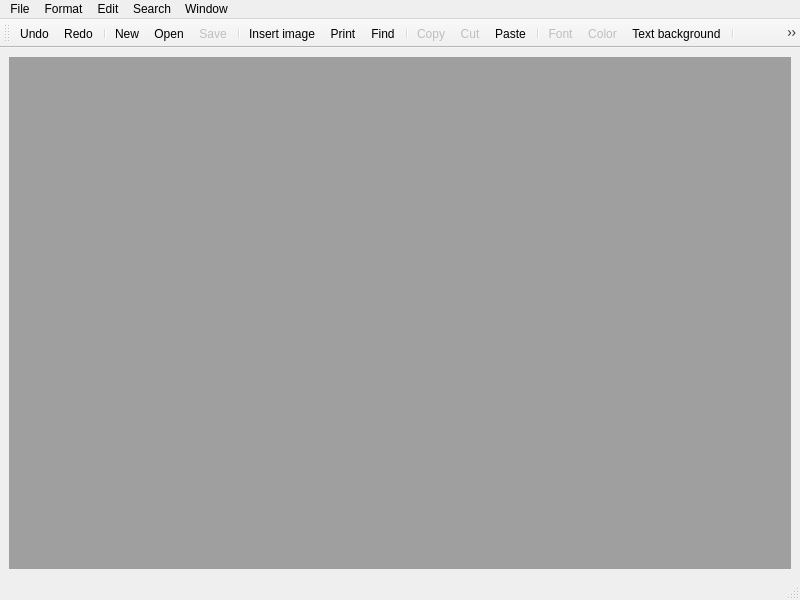
<?xml version="1.0" encoding="UTF-8"?>
<ui version="4.0">
 <class>MainWindow</class>
 <widget class="QMainWindow" name="MainWindow">
  <property name="geometry">
   <rect>
    <x>0</x>
    <y>0</y>
    <width>800</width>
    <height>600</height>
   </rect>
  </property>
  <property name="windowTitle">
   <string>Notepad</string>
  </property>
  <widget class="QWidget" name="centralwidget">
   <layout class="QGridLayout" name="gridLayout">
    <item row="1" column="0">
     <widget class="QMdiArea" name="mdiArea">
      <property name="viewMode">
       <enum>QMdiArea::SubWindowView</enum>
      </property>
      <property name="documentMode">
       <bool>false</bool>
      </property>
      <property name="tabsClosable">
       <bool>false</bool>
      </property>
      <property name="tabsMovable">
       <bool>false</bool>
      </property>
      <widget class="QWidget" name="subwindow">
       <property name="windowTitle">
        <string>Subwindow</string>
       </property>
      </widget>
     </widget>
    </item>
   </layout>
  </widget>
  <widget class="QMenuBar" name="menubar">
   <property name="geometry">
    <rect>
     <x>0</x>
     <y>0</y>
     <width>800</width>
     <height>21</height>
    </rect>
   </property>
   <widget class="QMenu" name="menuFile">
    <property name="title">
     <string>File</string>
    </property>
    <addaction name="actionNew"/>
    <addaction name="actionOpen"/>
    <addaction name="actionSave"/>
    <addaction name="actionSave_as"/>
    <addaction name="separator"/>
    <addaction name="actionPrint"/>
    <addaction name="separator"/>
    <addaction name="actionExit"/>
   </widget>
   <widget class="QMenu" name="menuEdit">
    <property name="title">
     <string>Edit</string>
    </property>
    <addaction name="actionUndo"/>
    <addaction name="actionRedo"/>
    <addaction name="separator"/>
    <addaction name="actionCut"/>
    <addaction name="actionCopy"/>
    <addaction name="actionPaste"/>
    <addaction name="separator"/>
    <addaction name="actionFont"/>
    <addaction name="actionColor"/>
    <addaction name="actionBackground_Color"/>
    <addaction name="separator"/>
    <addaction name="actionInsert_image"/>
   </widget>
   <widget class="QMenu" name="menuSearch">
    <property name="title">
     <string>Search</string>
    </property>
    <addaction name="actionFind"/>
    <addaction name="actionReplace"/>
   </widget>
   <widget class="QMenu" name="menuWindow">
    <property name="title">
     <string>Window</string>
    </property>
    <addaction name="actionClose"/>
    <addaction name="actionClose_all"/>
    <addaction name="separator"/>
    <addaction name="separator"/>
   </widget>
   <widget class="QMenu" name="menuFormat">
    <property name="title">
     <string>Format</string>
    </property>
    <addaction name="actionAlign_left"/>
    <addaction name="actionAlign_center"/>
    <addaction name="actionAlign_right"/>
    <addaction name="separator"/>
    <addaction name="actionList_bullet"/>
    <addaction name="actionList_numbered"/>
    <addaction name="actionList_letter"/>
    <addaction name="actionList_roman"/>
   </widget>
   <addaction name="menuFile"/>
   <addaction name="menuFormat"/>
   <addaction name="menuEdit"/>
   <addaction name="menuSearch"/>
   <addaction name="menuWindow"/>
  </widget>
  <widget class="QStatusBar" name="statusbar"/>
  <widget class="QToolBar" name="toolBar">
   <property name="enabled">
    <bool>true</bool>
   </property>
   <property name="windowTitle">
    <string>toolBar</string>
   </property>
   <attribute name="toolBarArea">
    <enum>TopToolBarArea</enum>
   </attribute>
   <attribute name="toolBarBreak">
    <bool>false</bool>
   </attribute>
   <addaction name="actionUndo"/>
   <addaction name="actionRedo"/>
   <addaction name="separator"/>
   <addaction name="actionNew"/>
   <addaction name="actionOpen"/>
   <addaction name="actionSave"/>
   <addaction name="separator"/>
   <addaction name="actionInsert_image"/>
   <addaction name="actionPrint"/>
   <addaction name="actionFind"/>
   <addaction name="separator"/>
   <addaction name="actionCopy"/>
   <addaction name="actionCut"/>
   <addaction name="actionPaste"/>
   <addaction name="separator"/>
   <addaction name="actionFont"/>
   <addaction name="actionColor"/>
   <addaction name="actionBackground_Color"/>
   <addaction name="separator"/>
   <addaction name="actionAlign_left"/>
   <addaction name="actionAlign_center"/>
   <addaction name="actionAlign_right"/>
   <addaction name="separator"/>
   <addaction name="actionList_bullet"/>
   <addaction name="actionList_numbered"/>
   <addaction name="actionList_letter"/>
   <addaction name="actionList_roman"/>
  </widget>
  <action name="actionNew">
   <property name="icon">
    <iconset resource="resources.qrc">
     <normaloff>:/images/new.png</normaloff>:/images/new.png</iconset>
   </property>
   <property name="text">
    <string>New</string>
   </property>
   <property name="toolTip">
    <string>Create new document</string>
   </property>
   <property name="shortcut">
    <string>Ctrl+N</string>
   </property>
  </action>
  <action name="actionOpen">
   <property name="icon">
    <iconset resource="resources.qrc">
     <normaloff>:/images/open.png</normaloff>:/images/open.png</iconset>
   </property>
   <property name="text">
    <string>Open...</string>
   </property>
   <property name="shortcut">
    <string>Ctrl+O</string>
   </property>
  </action>
  <action name="actionSave">
   <property name="enabled">
    <bool>false</bool>
   </property>
   <property name="icon">
    <iconset resource="resources.qrc">
     <normaloff>:/images/save.png</normaloff>:/images/save.png</iconset>
   </property>
   <property name="text">
    <string>Save</string>
   </property>
   <property name="shortcut">
    <string>Ctrl+S</string>
   </property>
  </action>
  <action name="actionSave_as">
   <property name="enabled">
    <bool>false</bool>
   </property>
   <property name="text">
    <string>Save as</string>
   </property>
  </action>
  <action name="actionPrint">
   <property name="icon">
    <iconset resource="resources.qrc">
     <normaloff>:/images/print.png</normaloff>:/images/print.png</iconset>
   </property>
   <property name="text">
    <string>Print</string>
   </property>
   <property name="shortcut">
    <string>Ctrl+P</string>
   </property>
  </action>
  <action name="actionExit">
   <property name="text">
    <string>Exit</string>
   </property>
  </action>
  <action name="actionUndo">
   <property name="enabled">
    <bool>true</bool>
   </property>
   <property name="icon">
    <iconset resource="resources.qrc">
     <normaloff>:/images/undo.png</normaloff>:/images/undo.png</iconset>
   </property>
   <property name="text">
    <string>Undo</string>
   </property>
   <property name="shortcut">
    <string>Ctrl+Z</string>
   </property>
  </action>
  <action name="actionRedo">
   <property name="enabled">
    <bool>true</bool>
   </property>
   <property name="icon">
    <iconset resource="resources.qrc">
     <normaloff>:/images/redo.png</normaloff>:/images/redo.png</iconset>
   </property>
   <property name="text">
    <string>Redo</string>
   </property>
   <property name="shortcut">
    <string>Ctrl+Y</string>
   </property>
  </action>
  <action name="actionCut">
   <property name="enabled">
    <bool>false</bool>
   </property>
   <property name="icon">
    <iconset resource="resources.qrc">
     <normaloff>:/images/cut.png</normaloff>:/images/cut.png</iconset>
   </property>
   <property name="text">
    <string>Cut</string>
   </property>
   <property name="shortcut">
    <string>Ctrl+X</string>
   </property>
  </action>
  <action name="actionCopy">
   <property name="enabled">
    <bool>false</bool>
   </property>
   <property name="icon">
    <iconset resource="resources.qrc">
     <normaloff>:/images/copy.png</normaloff>:/images/copy.png</iconset>
   </property>
   <property name="text">
    <string>Copy</string>
   </property>
   <property name="shortcut">
    <string>Ctrl+C</string>
   </property>
  </action>
  <action name="actionPaste">
   <property name="icon">
    <iconset resource="resources.qrc">
     <normaloff>:/images/paste.png</normaloff>:/images/paste.png</iconset>
   </property>
   <property name="text">
    <string>Paste</string>
   </property>
   <property name="shortcut">
    <string>Ctrl+V</string>
   </property>
  </action>
  <action name="actionFind">
   <property name="enabled">
    <bool>true</bool>
   </property>
   <property name="icon">
    <iconset resource="resources.qrc">
     <normaloff>:/images/find.png</normaloff>:/images/find.png</iconset>
   </property>
   <property name="text">
    <string>Find...</string>
   </property>
   <property name="shortcut">
    <string>Ctrl+F</string>
   </property>
  </action>
  <action name="actionClose">
   <property name="text">
    <string>Close</string>
   </property>
   <property name="toolTip">
    <string>Close the active window</string>
   </property>
   <property name="shortcut">
    <string>Ctrl+W</string>
   </property>
  </action>
  <action name="actionClose_all">
   <property name="text">
    <string>Close all</string>
   </property>
   <property name="toolTip">
    <string>Close all windows</string>
   </property>
  </action>
  <action name="actionFont">
   <property name="enabled">
    <bool>false</bool>
   </property>
   <property name="icon">
    <iconset resource="resources.qrc">
     <normaloff>:/images/font.png</normaloff>:/images/font.png</iconset>
   </property>
   <property name="text">
    <string>Font</string>
   </property>
  </action>
  <action name="actionColor">
   <property name="enabled">
    <bool>false</bool>
   </property>
   <property name="icon">
    <iconset resource="resources.qrc">
     <normaloff>:/images/text_color.png</normaloff>:/images/text_color.png</iconset>
   </property>
   <property name="text">
    <string>Color</string>
   </property>
  </action>
  <action name="actionBackground_Color">
   <property name="icon">
    <iconset resource="resources.qrc">
     <normaloff>:/images/text_highlight.png</normaloff>:/images/text_highlight.png</iconset>
   </property>
   <property name="text">
    <string>Text background</string>
   </property>
  </action>
  <action name="actionReplace">
   <property name="text">
    <string>Replace</string>
   </property>
  </action>
  <action name="actionAlign_left">
   <property name="icon">
    <iconset resource="resources.qrc">
     <normaloff>:/images/align-left.png</normaloff>:/images/align-left.png</iconset>
   </property>
   <property name="text">
    <string>Align left</string>
   </property>
  </action>
  <action name="actionAlign_center">
   <property name="icon">
    <iconset resource="resources.qrc">
     <normaloff>:/images/align-center.png</normaloff>:/images/align-center.png</iconset>
   </property>
   <property name="text">
    <string>Align center</string>
   </property>
  </action>
  <action name="actionAlign_right">
   <property name="icon">
    <iconset resource="resources.qrc">
     <normaloff>:/images/align-right.png</normaloff>:/images/align-right.png</iconset>
   </property>
   <property name="text">
    <string>Align right</string>
   </property>
   <property name="toolTip">
    <string>Align right</string>
   </property>
  </action>
  <action name="actionList_bullet">
   <property name="icon">
    <iconset resource="resources.qrc">
     <normaloff>:/images/list_bullet.png</normaloff>:/images/list_bullet.png</iconset>
   </property>
   <property name="text">
    <string>Bullet list</string>
   </property>
  </action>
  <action name="actionList_numbered">
   <property name="icon">
    <iconset resource="resources.qrc">
     <normaloff>:/images/list_numbered.png</normaloff>:/images/list_numbered.png</iconset>
   </property>
   <property name="text">
    <string>Numbered list</string>
   </property>
  </action>
  <action name="actionList_letter">
   <property name="icon">
    <iconset resource="resources.qrc">
     <normaloff>:/images/list_letter.png</normaloff>:/images/list_letter.png</iconset>
   </property>
   <property name="text">
    <string>Letter list</string>
   </property>
  </action>
  <action name="actionList_roman">
   <property name="icon">
    <iconset resource="resources.qrc">
     <normaloff>:/images/list_roman.png</normaloff>:/images/list_roman.png</iconset>
   </property>
   <property name="text">
    <string>Roman list</string>
   </property>
  </action>
  <action name="actionInsert_image">
   <property name="icon">
    <iconset resource="resources.qrc">
     <normaloff>:/images/insert_image.png</normaloff>:/images/insert_image.png</iconset>
   </property>
   <property name="text">
    <string>Insert image</string>
   </property>
  </action>
 </widget>
 <resources>
  <include location="resources.qrc"/>
 </resources>
 <connections>
  <connection>
   <sender>actionExit</sender>
   <signal>triggered()</signal>
   <receiver>MainWindow</receiver>
   <slot>close()</slot>
   <hints>
    <hint type="sourcelabel">
     <x>-1</x>
     <y>-1</y>
    </hint>
    <hint type="destinationlabel">
     <x>399</x>
     <y>299</y>
    </hint>
   </hints>
  </connection>
 </connections>
</ui>
